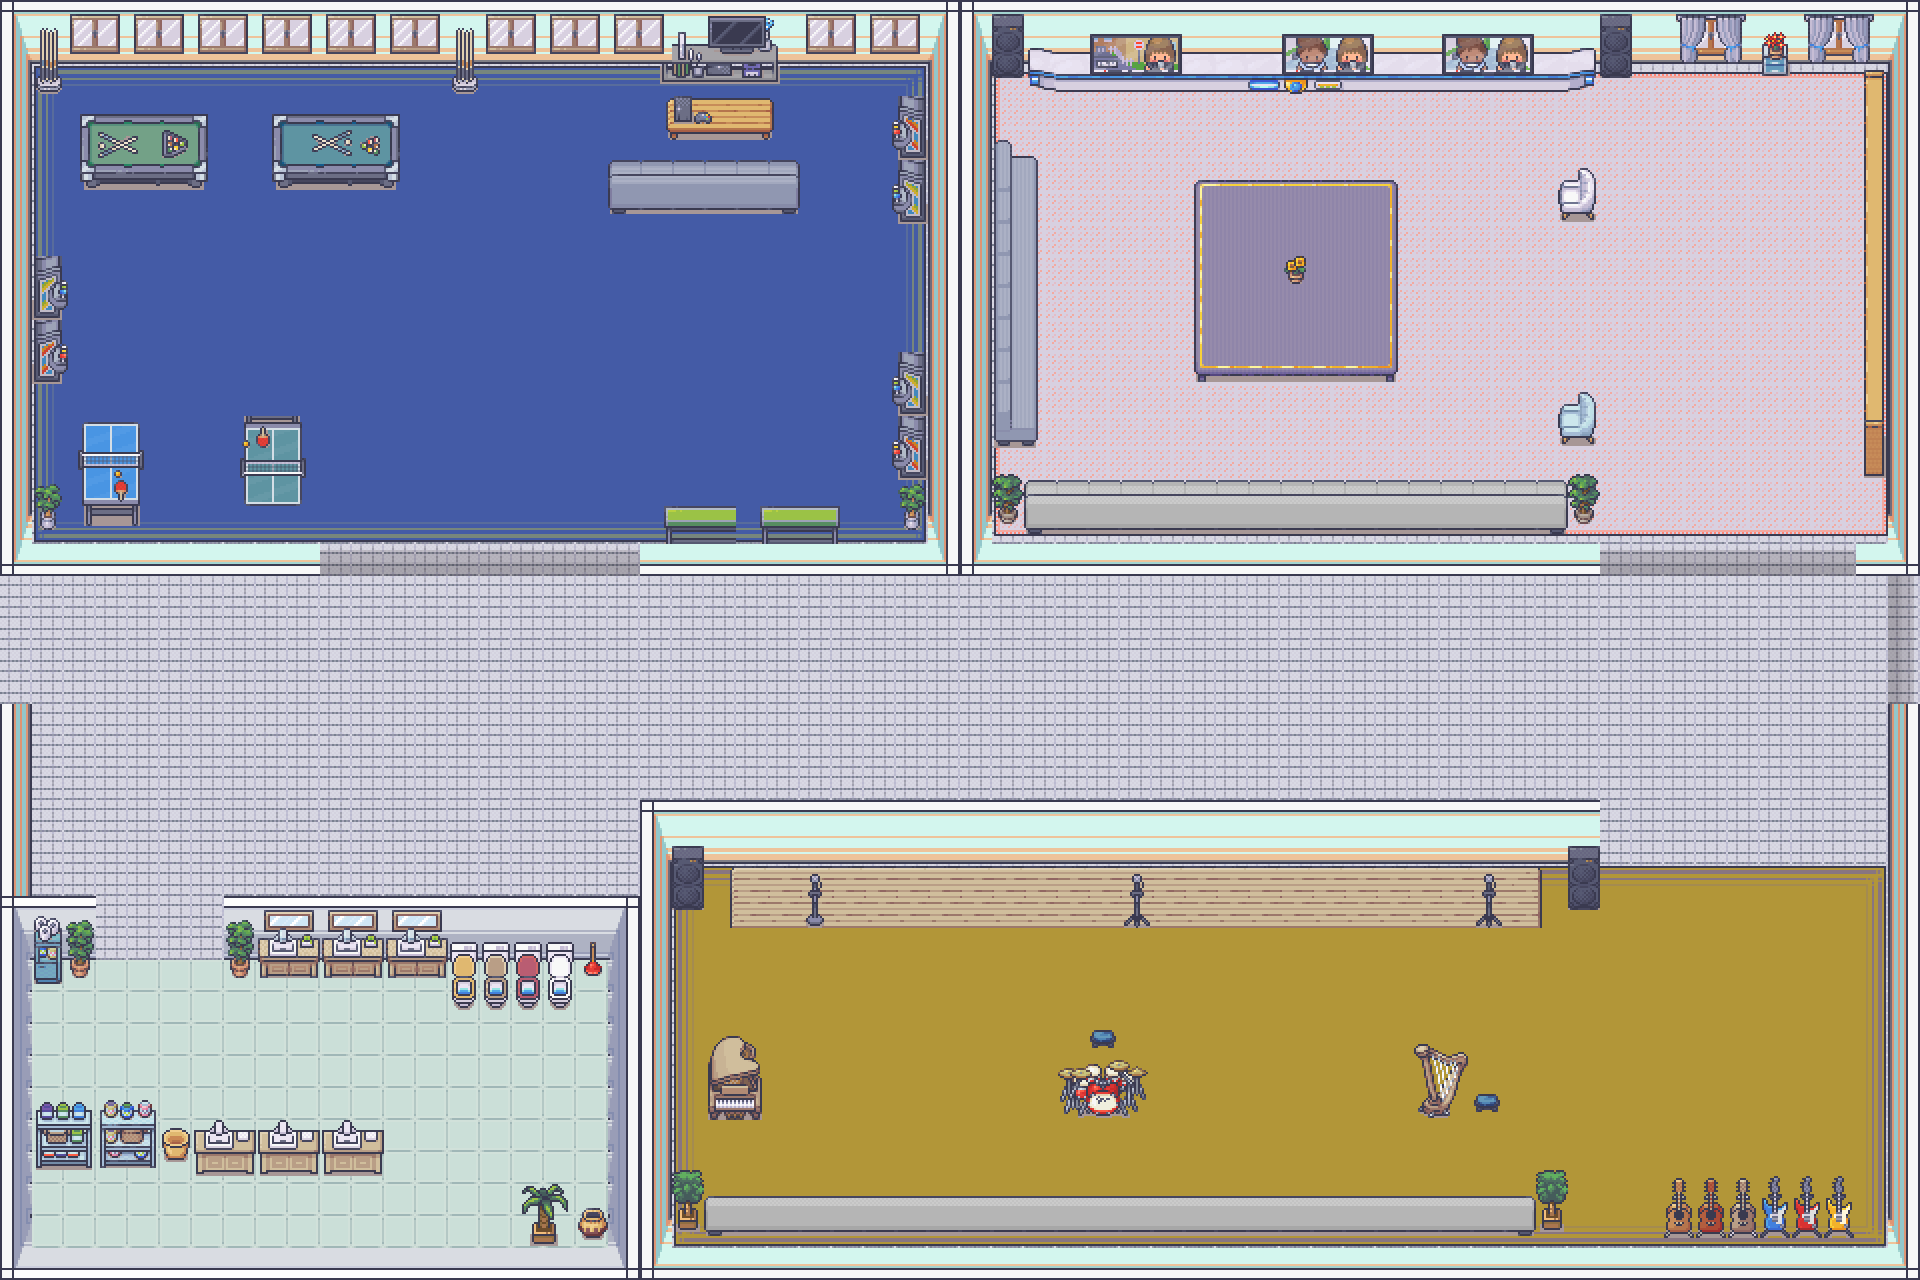

A level layout from a 2D game, rendered from its tile map. Below: a short description, then the map file with tile-grid data replaced by summaries:
An orthogonal 60x40 tile map with 32x32 px tiles, 6 tile layers (GroundLayer3, WallLayer3, FloorLayer3, FurnitureLayer3, ...), 13 tilesets and 10 objects (start, end, key1, key2, key3, ...).

<map version="1.9" tiledversion="1.9.2" orientation="orthogonal" renderorder="right-down" width="60" height="40" tilewidth="32" tileheight="32" infinite="0" nextlayerid="11" nextobjectid="12">
 <editorsettings>
  <export target="level03.tmj" format="json" />
 </editorsettings>
 <tileset firstgid="1" name="roombuilder" tilewidth="32" tileheight="32" tilecount="8284" columns="76">
  <properties>
   <property name="roombuilder" type="bool" value="true" />
  </properties>
  <image source="roombuilder.png" width="2432" height="3488" />
 </tileset>
 <tileset firstgid="8285" name="bedroom" tilewidth="32" tileheight="32" tilecount="1712" columns="16">
  <properties>
   <property name="bedroom" type="bool" value="true" />
  </properties>
  <image source="bedroom.png" width="512" height="3424" />
 </tileset>
 <tileset firstgid="9997" name="bathroom" tilewidth="32" tileheight="32" tilecount="896" columns="16">
  <properties>
   <property name="bathroom" type="bool" value="true" />
  </properties>
  <image source="bathroom.png" width="512" height="1792" />
 </tileset>
 <tileset firstgid="10893" name="basement" tilewidth="32" tileheight="32" tilecount="800" columns="16">
  <properties>
   <property name="basement" type="bool" value="true" />
  </properties>
  <image source="basement.png" width="512" height="1600" />
 </tileset>
 <tileset firstgid="11693" name="generic" tilewidth="32" tileheight="32" tilecount="1248" columns="16">
  <properties>
   <property name="generic" type="bool" value="true" />
  </properties>
  <image source="generic.png" width="512" height="2496" />
 </tileset>
 <tileset firstgid="12941" name="hospital" tilewidth="32" tileheight="32" tilecount="1760" columns="16">
  <properties>
   <property name="hospital" type="bool" value="true" />
  </properties>
  <image source="hospital.png" width="512" height="3520" />
 </tileset>
 <tileset firstgid="14701" name="art" tilewidth="32" tileheight="32" tilecount="112" columns="16">
  <properties>
   <property name="art" type="bool" value="true" />
  </properties>
  <image source="art.png" width="512" height="224" />
 </tileset>
 <tileset firstgid="14813" name="kitchen" tilewidth="32" tileheight="32" tilecount="784" columns="16">
  <properties>
   <property name="kitchen" type="bool" value="true" />
  </properties>
  <image source="kitchen.png" width="512" height="1568" />
 </tileset>
 <tileset firstgid="15597" name="library" tilewidth="32" tileheight="32" tilecount="544" columns="16">
  <properties>
   <property name="library" type="bool" value="true" />
  </properties>
  <image source="library.png" width="512" height="1088" />
 </tileset>
 <tileset firstgid="16141" name="living room" tilewidth="32" tileheight="32" tilecount="720" columns="16">
  <properties>
   <property name="living room" type="bool" value="true" />
  </properties>
  <image source="living room.png" width="512" height="1440" />
 </tileset>
 <tileset firstgid="16861" name="museum" tilewidth="32" tileheight="32" tilecount="1952" columns="16">
  <properties>
   <property name="museum" type="bool" value="true" />
  </properties>
  <image source="museum.png" width="512" height="3904" />
 </tileset>
 <tileset firstgid="18813" name="music" tilewidth="32" tileheight="32" tilecount="768" columns="16">
  <properties>
   <property name="music" type="bool" value="true" />
  </properties>
  <image source="music.png" width="512" height="1536" />
 </tileset>
 <tileset firstgid="19581" name="tv" tilewidth="32" tileheight="32" tilecount="224" columns="16">
  <properties>
   <property name="tv" type="bool" value="true" />
  </properties>
  <image source="tv.png" width="512" height="448" />
 </tileset>
 <layer id="1" name="GroundLayer3" width="60" height="40">
  <data>[2400 cells, 2400 non-empty, 2 distinct tile ids]</data>
 </layer>
 <layer id="3" name="WallLayer3" width="60" height="40">
  <data>[2400 cells, 427 non-empty, 10 distinct tile ids]</data>
 </layer>
 <layer id="2" name="FloorLayer3" width="60" height="40">
  <data>[2400 cells, 1476 non-empty, 29 distinct tile ids]</data>
 </layer>
 <layer id="4" name="FurnitureLayer3" width="60" height="40">
  <data>[2400 cells, 490 non-empty, 228 distinct tile ids]</data>
 </layer>
 <layer id="6" name="DecorLayer3" width="60" height="40">
  <data>[2400 cells, 147 non-empty, 80 distinct tile ids]</data>
 </layer>
 <layer id="9" name="EntryLayer3" width="60" height="40">
  <data>[2400 cells, 4 non-empty, 1 distinct tile ids]</data>
 </layer>
 <objectgroup id="8" name="ObjectLayer3">
  <object id="1" name="start" x="93.7584" y="661.301">
   <point />
  </object>
  <object id="2" name="end" x="1843.33" y="656">
   <point />
  </object>
  <object id="4" name="key1" x="110" y="286">
   <point />
  </object>
  <object id="5" name="key2" x="502" y="104">
   <point />
  </object>
  <object id="6" name="key3" x="836" y="394">
   <point />
  </object>
  <object id="7" name="key4" x="1114" y="152">
   <point />
  </object>
  <object id="8" name="key5" x="1094" y="448">
   <point />
  </object>
  <object id="9" name="key6" x="320" y="1076">
   <point />
  </object>
  <object id="10" name="key7" x="898" y="1090">
   <point />
  </object>
  <object id="11" name="key8" x="1284" y="1088">
   <point />
  </object>
 </objectgroup>
</map>
